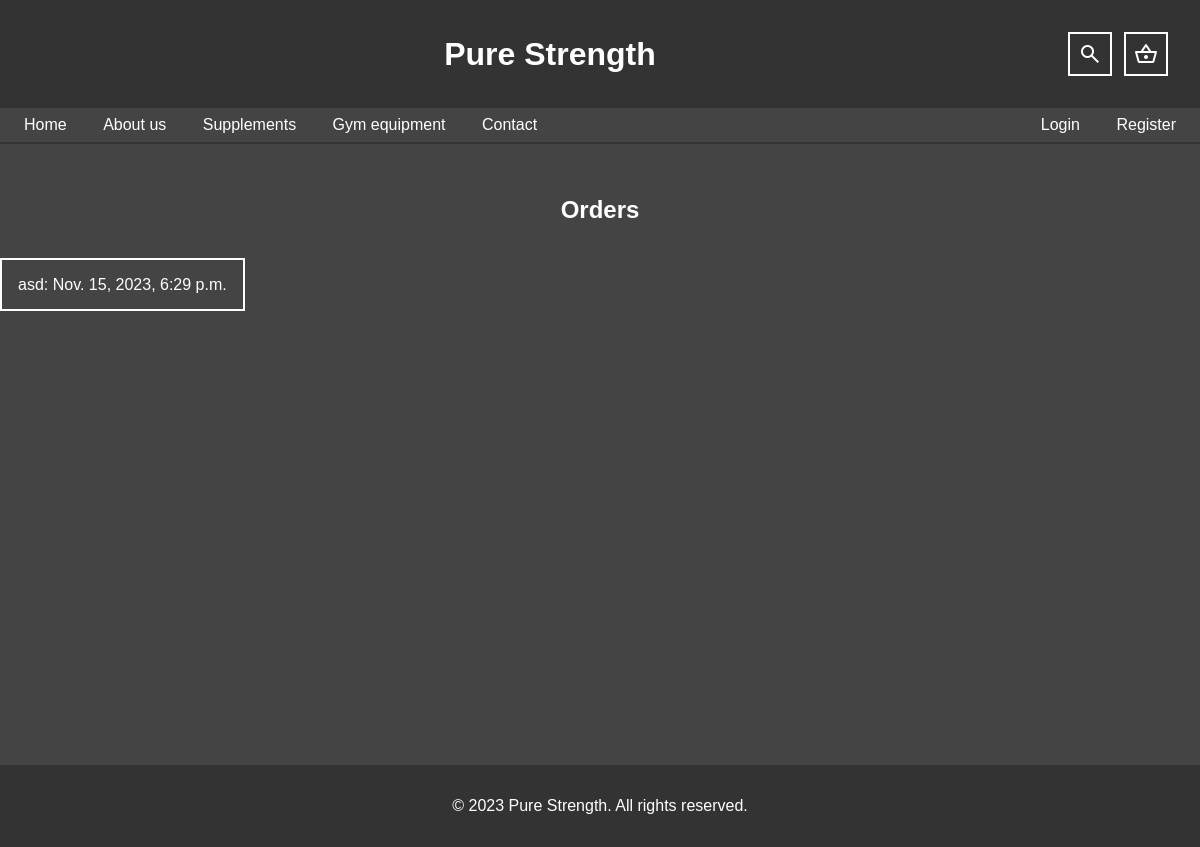
The page /orders_for_delivery/ on the database as committed earlier.
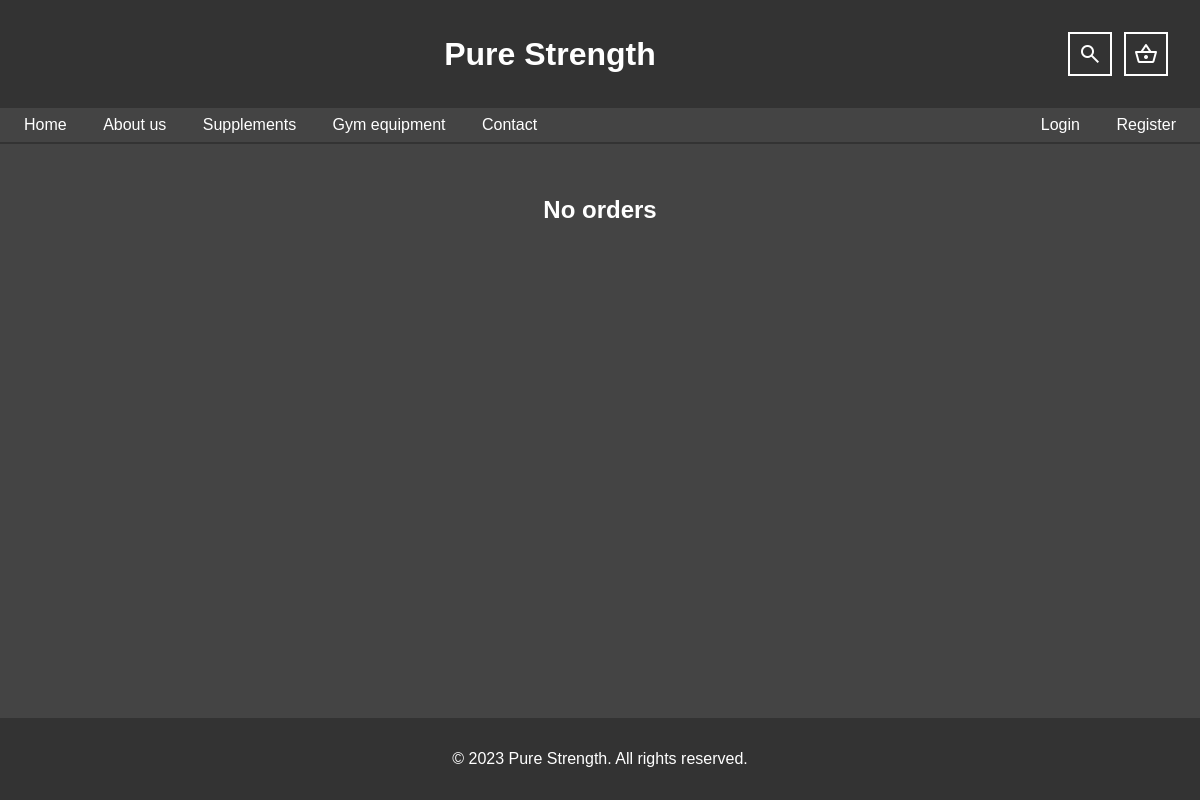
The same page on the database as committed later.
### Fitness_store/fitness_app/models.py (models this page shows, shortened)
class Order(models.Model):
    PENDING = 'Pending'
    DELIVERED = 'Delivered'
    CANCELLED = 'Cancelled'
    STATUS_CHOICES = [
        (PENDING, 'Pending'),
        (DELIVERED, 'Delivered'),
        (CANCELLED, 'Cancelled'),
    ]
    user = models.ForeignKey(FitnessUser, on_delete=models.SET_NULL, blank=True, null=True)
    session_key = models.CharField(max_length=50, null=True, blank=True)
    address = models.CharField(max_length=200, null=True)
    city = models.CharField(max_length=200, null=True)
    region = models.CharField(max_length=200, null=True)
    zipcode = models.CharField(max_length=200, null=True)
    date_added = models.DateTimeField(default=timezone.now)
    status = models.CharField(max_length=20, choices=STATUS_CHOICES, default=PENDING)

### Fitness_store/fitness_app/views.py (the view)
# urls.py: path('orders_for_delivery/', orders_for_delivery, name='orders for delivery'),
def orders_for_delivery(request):
    orders = Order.objects.all()
    return render(request, 'orders_for_delivery.html', {'orders': orders})

### Fitness_store/fitness_app/context_processors.py (called while the page is built)
def cart_context(request):
    cart_items = []
    cart_total = 0
    if request.user.is_authenticated:
        cart = Cart.objects.filter(user=request.user).first()
        if cart:
            cart_items = cart.cartitem_set.all()
            cart_total = sum(item.price * item.quantity for item in cart_items)
    elif 'cart_id' in request.session:
        cart_data = Cart.objects.get(id=request.session.get('cart_id')).cartitem_set.all()
        cart_items = cart_data
        cart_total = sum(item.price * item.quantity for item in cart_items)
    search_form = ProductSearchForm
    return {'cart_items': cart_items, 'cart_total': cart_total, 'search_form': search_form}

### templates/orders_for_delivery.html
{% extends 'base.html' %}
{% block content %}
{% load static %}
    {% if orders %}
    <h2 class="orders-heading">Orders</h2>
    <div class="orders-container">
    {% for order in orders %}
        <a href="{% url 'order details' order.pk %}" class="single-order">{{ order.address }}: {{ order.date_added }}</a>
    {% endfor %}
    {% else %}
        <h2 class="orders-heading">No orders</h2>
    {% endif %}
    </div>
{% endblock %}

### templates/base.html (shortened to what this page needs)
{% load static %}
<!DOCTYPE html>
<html lang="en">
<head>
    <link rel="stylesheet" href="{% static 'css/styles.css' %}">
</head>
<body>
    <header>
        <div class="header-container">
        <h1><a href="{% url 'homepage' %}">Pure Strength</a></h1>
        <div class="tools-container">
        <div class="search-bar-container">
        <span class="material-symbols-outlined search-bar">
            <a href="#" onclick="toggleSearchBar()">search</a>
        </span>
        </div>
        <div class="cart-container">
        <span class="material-symbols-outlined cart-icon">
            <a href="#" onclick="toggleCart()">shopping_basket</a>
        </span>
        </div>
        </div>
        </div>
    </header>
    <nav class="navigation">
        <div>
        <a href="{% url 'homepage' %}">Home</a>
        <a href="{% url 'about us' %}">About us</a>
        <a href="{% url 'supplements' %}">Supplements</a>
        <a href="{% url 'gym equipment' %}">Gym equipment</a>
        <a href="{% url 'contacts' %}">Contact</a>
        </div>
        <div>
        {% if request.user.is_authenticated %}
            <a href="{% url 'profile detail' request.user.pk %}">Profile</a>
            <a href="{% url 'logout' %}">Logout</a>
        {% else %}
            <a href="{% url 'login' %}">Login</a>
            <a href="{% url 'register' %}">Register</a>
        {% endif %}
        </div>
    </nav>
    <main>
    {% block content %}
    {% endblock %}
    </main>
    <footer>
        <p>&copy; 2023 Pure Strength. All rights reserved.</p>
    </footer>
</body>
</html>

### static/css/base_styles.css (style rules this page uses)
body { font-family: Arial, sans-serif; margin: 0; padding: 0; display: flex; flex-direction: column; min-height: 100vh; }
header { background-color: #333; color: #fff; text-align: center; padding: 2rem; }
.header-container { display: flex; justify-content: space-between; align-items: center; position: relative; }
.cart-container span { border: 2px solid white; padding: 0.5rem; }
.header-container h1 { margin: 0 auto; }
.material-symbols-outlined { color: white; position: absolute; bottom: 0; right: 0; }
nav { background-color: #444; padding: 0.5rem; border-bottom: 2px solid #333; display: flex; justify-content: space-between; }
nav a { color: #fff; text-decoration: none; padding: 0.5rem 1rem; }
a { color: #fff; text-decoration: none; }
footer { background-color: #333; color: #fff; text-align: center; padding: 1rem; margin-top: auto; }
.material-symbols-outlined { color: white; }
.cart-icon { font-size: 24px; cursor: pointer; color: #fff; }
.search-bar { position: relative; }
.search-bar a { padding: 0; }
.search-bar-container span { border: 2px solid white; padding: 0.5rem; }
.tools-container { display: flex; justify-content: space-between; position: relative; align-items: center; width: 100px; }
main { flex: 1; }

### static/css/single-product_page.css (style rules this page uses)
body { background-color: #444444; }

### static/css/login_page.css (style rules this page uses)
body { background-color: #444444; }

### static/css/profile_details.css (style rules this page uses)
body { background-color: #444444; }

### static/css/orders_for_delivery.css (style rules this page uses)
.orders-heading { color: #fff; text-align: center; padding: 2rem; }

### static/css/order_details.css (style rules this page uses)
body { background-color: #444444; }

### static/css/profile_delete.css (style rules this page uses)
body { background-color: #444444; }

### static/css/password_change.css (style rules this page uses)
body { background-color: #444444; }

Rows that differ between the two databases and show on the page:
removed Order: address "asd", date_added "Nov. 15, 2023, 6:29 p.m."
Other text that changed with them:
text no longer shown: "Orders"
text now shown: "No orders"
